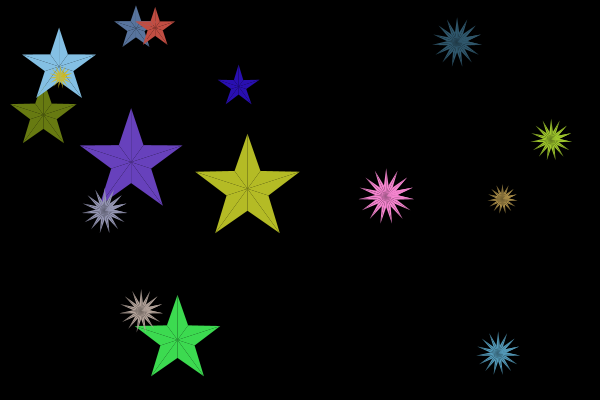
Frame 1 (no input)
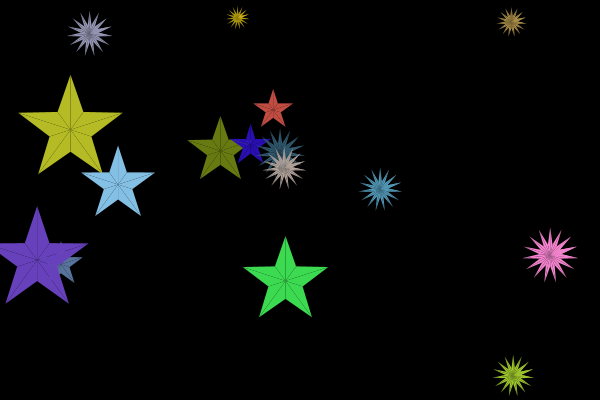
Frame 60 (the mouse pressed at the canvas centre just before this capture)
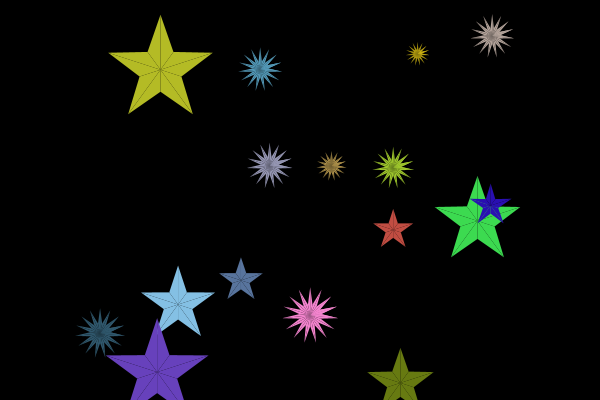
Frame 120 (the mouse held since frame 60 and released just before this capture)

The Processing sketch that drew these frames (run headless with seeded random() and noise(); from frame 60 on, the mouse is pressed at the canvas centre):

// Processing sketch: hw11_01
// ── hw11_01.pde
int Num = 16;
Pentagon[] Pentagon;
Star[] Star;

void setup() {
  size (600,400);
  fill(255, 0, 0);  
  Pentagon = new Pentagon[Num];
  Star = new Star[Num];
  for (int i=0; i<Num; i+=2) {
    int d = int(random(20, 60));
    float x = random(d,width-d);
    float y = random(d,height-d);

    int r = int(random(0,255)); 
    int g = int(random(0,255)); 
    int b = int(random(0,255)); 

    int vx = int(random(-5,5));
    if (vx == 0) {
      vx = int(random(10,15));
    } 
    int vy = int(random(-5,5));
    if (vy == 0) {
      vy = int(random(10,15));
    }

    Pentagon[i] = new Pentagon(d,x,y,vx,vy,r,g,b);
    Star[i] = new Star(d,x,y,vx,vy,r,g,b);
  }
  for (int j=1; j<Num; j+=2) {
    int d = int(random(10, 35));
    float x = random(d,width-d);
    float y = random(d,height-d);

    int r = int(random(0,255)); 
    int g = int(random(0,255)); 
    int b = int(random(0,255)); 

    int vx = int(random(-5,5));
    if (vx == 0) {
      vx = int(random(10,15));
    } 
    int vy = int(random(-5,5));
    if (vy == 0) {
      vy = int(random(10,15));
    }

    Pentagon[j] = new Pentagon(d,x,y,vx,vy,r,g,b);
    Star[j] = new Star(d,x,y,vx,vy,r,g,b);
  }
}

void draw() {
  background(0);

  int n = 5;
  for (int i=0; i<Num; i+=2) {
    Star[i].draw(n);
    Star[i].move();
    // Pentagon[i].draw();
    // Pentagon[i].move();
  }

  n = 15;
  for (int j=1; j<Num; j+=2) {
    Star[j].draw(n);
    Star[j].move();
    // Pentagon[j].draw();
    // Pentagon[j].move();
  }
}

class Pentagon {
  int d;
  float x;
  float y;
  int vx;
  int vy;
  int r,g,b;

  Pentagon (){};
  Pentagon (int Pentagon_d, float Pentagon_x, float Pentagon_y, int Pentagon_vx, int Pentagon_vy, int Pentagon_r, int Pentagon_g, int Pentagon_b) {
    set_size(Pentagon_d);
    set_position(Pentagon_x, Pentagon_y);
    set_speed(Pentagon_vx, Pentagon_vy);
    set_color(Pentagon_r, Pentagon_g, Pentagon_b);
  }

  public void set_size(int d) {
    this.d = d;
  }

  public void set_position(float x, float y) {
    this.x = x;
    this.y = y;
  }

  public void set_speed(int vx, int vy) {
    this.vx = vx;
    this.vy = vy;
  } 

  public void set_color(int r, int g, int b) {
    this.r = r;
    this.g = g;
    this.b = b;
  }

  void draw() {
    fill(r,g,b);
    int n = 5;
    int R = d;
    for (int i=0; i<n; i+=1){
      float t = 3*PI/10 + 2*PI*i/n;
      float t_next = t + 2*PI/n;
      float x_1 = x + R * cos(t);
      float y_1 = y + R * sin(t);
      float x_2 = x + R * cos(t_next);
      float y_2 = y + R * sin(t_next);

      triangle(x, y, x_1, y_1, x_2, y_2);
    }
  }

  public void move() {
    x += vx;
    y += vy;
    
    if(x > width - d/2 || x < d/2) {
      vx *= -1;
    }
    if (y > height - d/2 || y < d/2) {
      vy *= -1;
    }
  }
  
}

class Star extends Pentagon{
Star (int Star_d, float Star_x, float Star_y, int Star_vx, int Star_vy, int Star_r, int Star_g, int Star_b) {
  set_size(Star_d);
  set_position(Star_x, Star_y);
  set_speed(Star_vx, Star_vy);
  set_color(Star_r, Star_g, Star_b);
}

void draw(int n) {
  fill(r,g,b);
  noStroke();
  float R = d;
  int r = 2*d/5;
  float t_0 = 4*PI/n - PI/2; 
  for (float t=t_0; t<=2*PI; t+=2*PI/n) {
    float a = x + R * cos(t);
    float b = y + R * sin(t);
    float c = x + r * cos(t+PI/n);
    float d = y + r * sin(t+PI/n);
    float e = x + R * cos(t+2*PI/n);
    float f = y + R * sin(t+2*PI/n);
    triangle(a,b,c,d,x,y);
    triangle(c,d,e,f,x,y);
  }}

}
